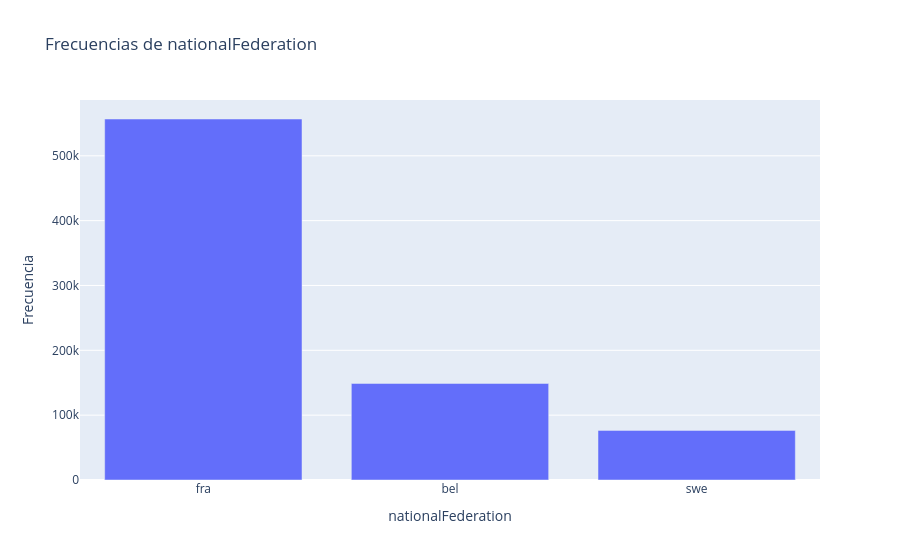
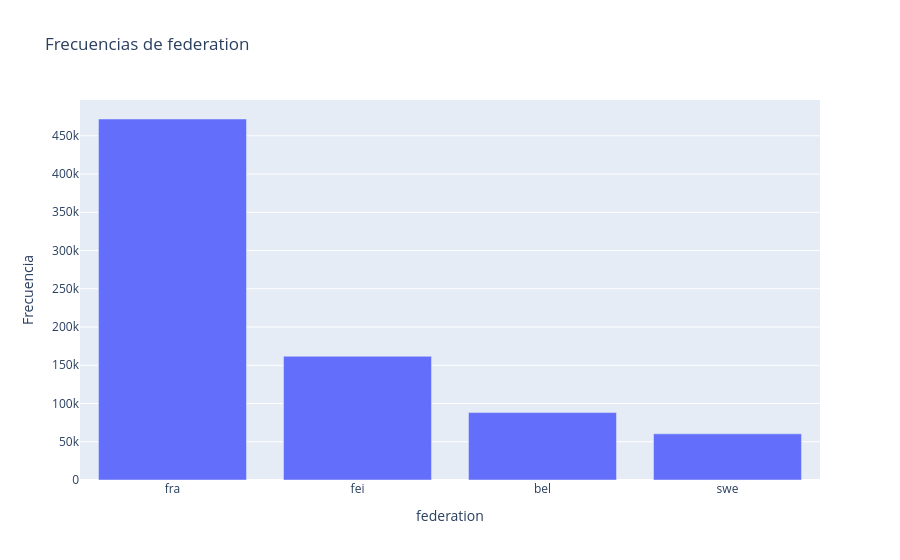
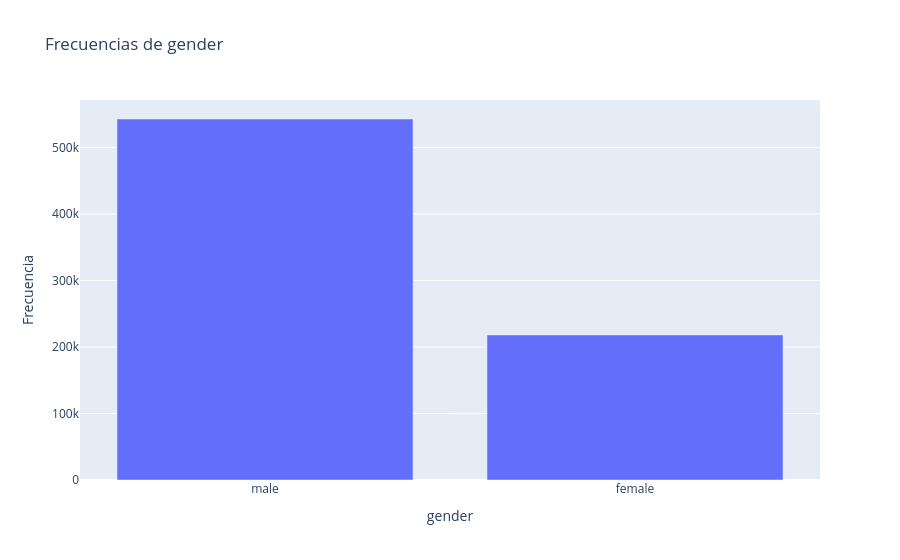

The cell these charts' notebook holds for them, in order:
### Markdown cell above
La distribución de edad tiene estos picos por un efecto de calendario: el 80% de los caballos nace entre marzo y junio, y la temporada de concursos va de abril a octubre. Por eso los caballos compiten mucho en la primera mitad de cada año de edad (x.0–x.5) y poco en la segunda (x.5–x.9), que corresponde al invierno. Además, la cantidad de recorridos sube de los 4 a los 9 años conforme los caballos entran a competir, y la cola hasta los 17–18 años se debe a que los no campeones debían competir hasta esa edad para entrar a la base.

### Code cell
plot_frequencies(df, ['nationalFederation', 'federation', 'gender'])

### Figure 1 — Plotly figure (JSON) as saved in the notebook; plotly's stock layout.template omitted (floating-point values rounded to 4 significant figures)
{"data": [{"hovertemplate": "nationalFederation=%{x}<br>Frecuencia=%{y}<extra></extra>", "legendgroup": "", "marker": {"color": "#636efa", "pattern": {"shape": ""}}, "name": "", "orientation": "v", "showlegend": false, "textposition": "auto", "type": "bar", "x": ["fra", "bel", "swe"], "xaxis": "x", "y": [556746, 148919, 76510], "yaxis": "y"}], "layout": {"barmode": "relative", "legend": {"tracegroupgap": 0}, "title": {"text": "Frecuencias de nationalFederation"}, "xaxis": {"anchor": "y", "categoryorder": "total descending", "domain": [0, 1], "title": {"text": "nationalFederation"}}, "yaxis": {"anchor": "x", "domain": [0, 1], "title": {"text": "Frecuencia"}}}}

### Figure 2 — Plotly figure (JSON) as saved in the notebook; plotly's stock layout.template omitted (floating-point values rounded to 4 significant figures)
{"data": [{"hovertemplate": "federation=%{x}<br>Frecuencia=%{y}<extra></extra>", "legendgroup": "", "marker": {"color": "#636efa", "pattern": {"shape": ""}}, "name": "", "orientation": "v", "showlegend": false, "textposition": "auto", "type": "bar", "x": ["fra", "fei", "bel", "swe"], "xaxis": "x", "y": [471969, 161715, 88160, 60331], "yaxis": "y"}], "layout": {"barmode": "relative", "legend": {"tracegroupgap": 0}, "title": {"text": "Frecuencias de federation"}, "xaxis": {"anchor": "y", "categoryorder": "total descending", "domain": [0, 1], "title": {"text": "federation"}}, "yaxis": {"anchor": "x", "domain": [0, 1], "title": {"text": "Frecuencia"}}}}

### Figure 3 — Plotly figure (JSON) as saved in the notebook; plotly's stock layout.template omitted (floating-point values rounded to 4 significant figures)
{"data": [{"hovertemplate": "gender=%{x}<br>Frecuencia=%{y}<extra></extra>", "legendgroup": "", "marker": {"color": "#636efa", "pattern": {"shape": ""}}, "name": "", "orientation": "v", "showlegend": false, "textposition": "auto", "type": "bar", "x": ["male", "female"], "xaxis": "x", "y": [543066, 218208], "yaxis": "y"}], "layout": {"barmode": "relative", "legend": {"tracegroupgap": 0}, "title": {"text": "Frecuencias de gender"}, "xaxis": {"anchor": "y", "categoryorder": "total descending", "domain": [0, 1], "title": {"text": "gender"}}, "yaxis": {"anchor": "x", "domain": [0, 1], "title": {"text": "Frecuencia"}}}}
